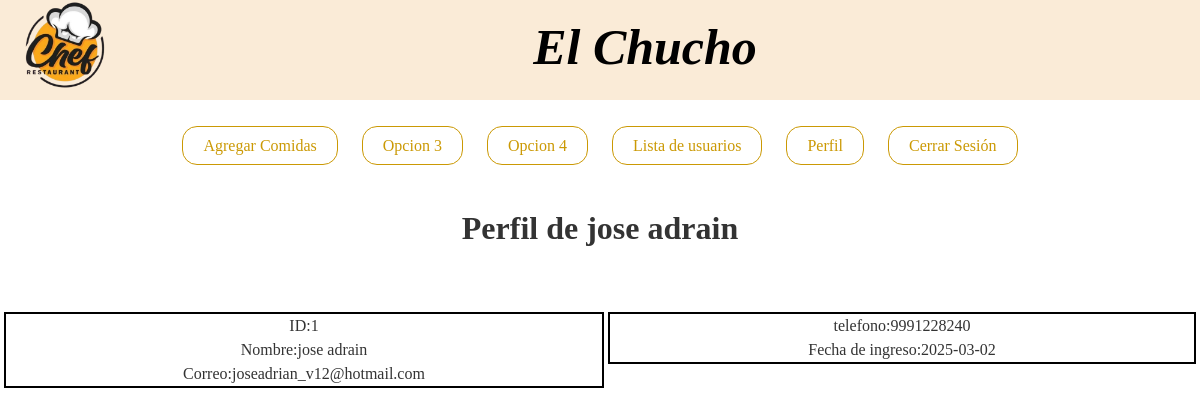
Screenshot of /vistaperfilA.php?id=1 (signed in) with the database file from the repository.
### tables this page shows
CREATE TABLE `usuarios` (
  `id` int(11) NOT NULL,
  `usuario` varchar(50) DEFAULT NULL,
  `nombre` varchar(50) DEFAULT NULL,
  `correo` varchar(100) DEFAULT NULL,
  `telefono` varchar(10) DEFAULT NULL,
  `contrasena` varchar(255) DEFAULT NULL,
  `Eliminar` int(20) DEFAULT NULL,
  `fecha_ingreso` date DEFAULT NULL,
  `token_recuperacion` varchar(255) DEFAULT NULL,
  `expira_token` datetime DEFAULT NULL,
  `id_tipo1` int(2) NOT NULL
);

### vistaperfilA.php (the view, shortened to what this page needs)
<!DOCTYPE html>
<html lang="en">
<head>
    <link rel="stylesheet" href="diseño1.css">
</head>
<body>
 <?php
  include "encabezado.php";
  include "Menu_botones.php";
  require 'conexion.php'
  ?>
   <br><br>
   <div class="Perfil">
   <?php
    $id_usuario = $_GET['id'];
      $Recuperar = "SELECT * FROM usuarios WHERE id = '$id_usuario'";
      $resultado = mysqli_query($conectar, $Recuperar);
      while ($fila = mysqli_fetch_assoc($resultado)) {
      ?>
   <h1>Perfil de <?php echo $fila["nombre"];?> </h1>
    <br><br>
<br>
<div class="LW">
      <p>ID:<?php echo $fila["id"] ;?> </p>
      <p>Nombre:<?php echo $fila["nombre"];?></p>
      <p>Correo:<?php echo  $fila["correo"];?></p>
      </div>
      <div class="RW">
      <p>telefono:<?php echo $fila["telefono"];?></p>
      <p>Fecha de ingreso:<?php echo $fila["fecha_ingreso"];?></p>
        </div>
    <?php
      }
      ?>
      </div>
</body>
</html>

### diseño1.css (style rules this page uses)
* { box-sizing: border-box; margin: 0; padding: 0; }
body { max-width: 100%; font-size: 16px; line-height: 24px; color: #333; background-color: white; }
.Perfil { text-align: center; }
.LW { vertical-align: top; display: inline-block; width: 50%; margin: 0 auto; border: 2px solid black; }
.RW { vertical-align: top; display: inline-block; width: 49%; margin: 0 auto; border: 2px solid black; }

### rows the page displays
usuarios: nombre "jose adrain", id "1", correo "joseadrian_v12@hotmail.com", telefono "9991228240", fecha_ingreso "2025-03-02"
